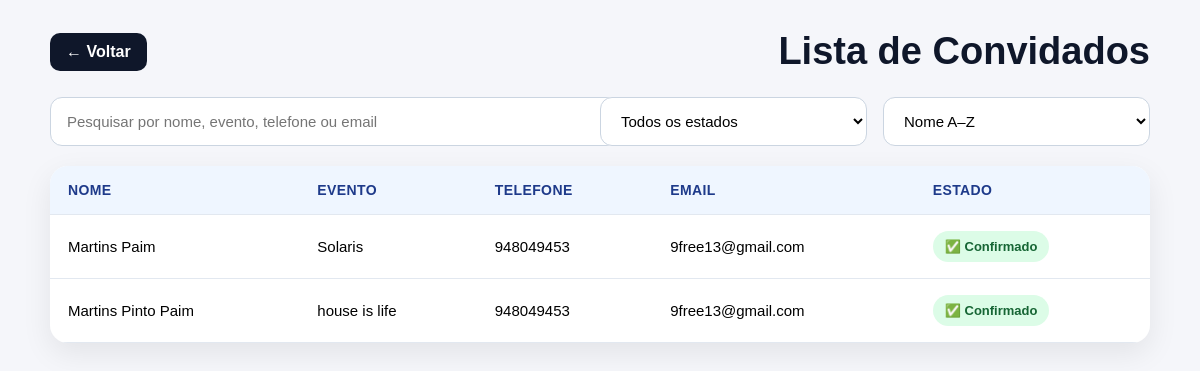
Before: /guests/ (signed in) with the older database file.
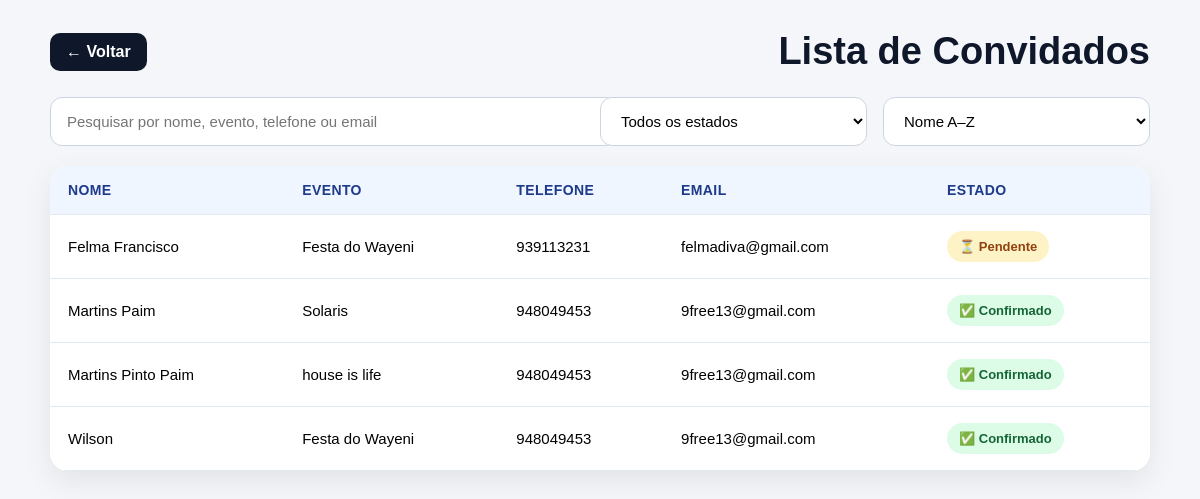
After: the same page with the newer database file.
### guests/models.py (models this page shows, shortened)
class Guest(models.Model):
    STATUS_CHOICES = [
        ('pendente', 'Pendente'),
        ('confirmado', 'Confirmado'),
        ('recusado', 'Recusado'),
    ]
    event = models.ForeignKey('events.Event', on_delete=models.CASCADE)
    full_name = models.CharField(max_length=255)
    phone = models.CharField(max_length=50, blank=True, null=True)
    email = models.EmailField(blank=True, null=True)
    token = models.UUIDField(default=uuid.uuid4, unique=True, editable=False)
    status = models.CharField(max_length=20, choices=STATUS_CHOICES, default='pendente')
    qr_code = models.ImageField(upload_to='qr_codes/', blank=True, null=True)
    companion_name = models.CharField(max_length=255, blank=True, null=True)

### events/models.py (models this page shows, shortened)
class Event(models.Model):
    EVENT_TYPE_CHOICES = [
        ('aniversario', 'Aniversário'),
        ('casamento', 'Casamento'),
        ('noivado', 'Noivado'),
        ('baptizado', 'Baptizado'),
        ('cha_de_bebe', 'Chá de bebé'),
        ('formatura', 'Formatura'),
        ('conferencia', 'Conferência'),
        ('reuniao', 'Reunião'),
        ('evento_corporativo', 'Evento corporativo'),
        ('outro', 'Outro'),
    ]
    owner = models.ForeignKey(User, on_delete=models.CASCADE, null=True, blank=True)
    name = models.CharField(max_length=255)
    event_type = models.CharField(max_length=50, choices=EVENT_TYPE_CHOICES, default='outro')
    date = models.DateField()
    location = models.CharField(max_length=255, blank=True, null=True)
    description = models.TextField(blank=True, null=True)
    allowed_companions = models.PositiveIntegerField(default=0)

### guests/views.py (the view)
# urls.py: path('guests/', views.guest_list, name='guest_list'),
@login_required
def guest_list(request):
    guests = Guest.objects.filter(event__owner=request.user).order_by('-id')
    return render(request, 'guests/guest_list.html', {'guests': guests})

### notifications/context_processors.py (called while the page is built)
def notification_count(request):
    if request.user.is_authenticated:
        unread_count = Notification.objects.filter(
            user=request.user,
            is_read=False
        ).count()
    else:
        unread_count = 0
    return {
        'unread_notifications_count': unread_count
    }

### guests/templates/guests/guest_list.html (shortened to what this page needs)
<!DOCTYPE html>
<html lang="pt">
<head>
</head>
<body>
    <div class="page-wrapper">
        <div class="topbar">
            <a href="/" class="back-btn">← Voltar</a>
            <h1>Lista de Convidados</h1>
        </div>
        {% if guests %}
            <div class="controls">
    <input type="text" id="searchInput" placeholder="Pesquisar por nome, evento, telefone ou email">
    <select id="statusFilter">
        <option value="todos">Todos os estados</option>
    </select>
    <select id="sortFilter">
        <option value="nome_asc">Nome A–Z</option>
    </select>
</div>
            <div class="table-box">
                <table>
                    <thead>
                        <tr>
                            <th>Nome</th>
                            <th>Evento</th>
                            <th>Telefone</th>
                            <th>Email</th>
                            <th>Estado</th>
                        </tr>
                    </thead>
                    <tbody id="guestTableBody">
                        {% for guest in guests %}
                            <tr data-status="{{ guest.status|lower }}">
                                <td class="searchable">{{ guest.full_name }}</td>
                                <td class="searchable">{{ guest.event.name }}</td>
                                <td class="searchable">{{ guest.phone }}</td>
                                <td class="searchable">{{ guest.email|default:"" }}</td>
                                <td>
                                    {% if guest.status == 'confirmado' %}
                                        <span class="status status-confirmado">✅ Confirmado</span>
                                    {% elif guest.status == 'recusado' %}
                                        <span class="status status-recusado">❌ Não confirmado</span>
                                    {% else %}
                                        <span class="status status-pendente">⏳ Pendente</span>
                                    {% endif %}
                                </td>
                            </tr>
                        {% endfor %}
                    </tbody>
                </table>
            </div>
        {% else %}
            <div class="empty">
                Nenhum convidado encontrado.
            </div>
        {% endif %}
    </div>
</body>
</html>

Changed rows visible on the page:
added Guest: full_name "Wilson", event.name "Festa do Wayeni", phone "948049453", email "9free13@gmail.com", status "✅ Confirmado"
added Guest: full_name "Felma Francisco", event.name "Festa do Wayeni", phone "939113231", email "felmadiva@gmail.com", status "⏳ Pendente"
